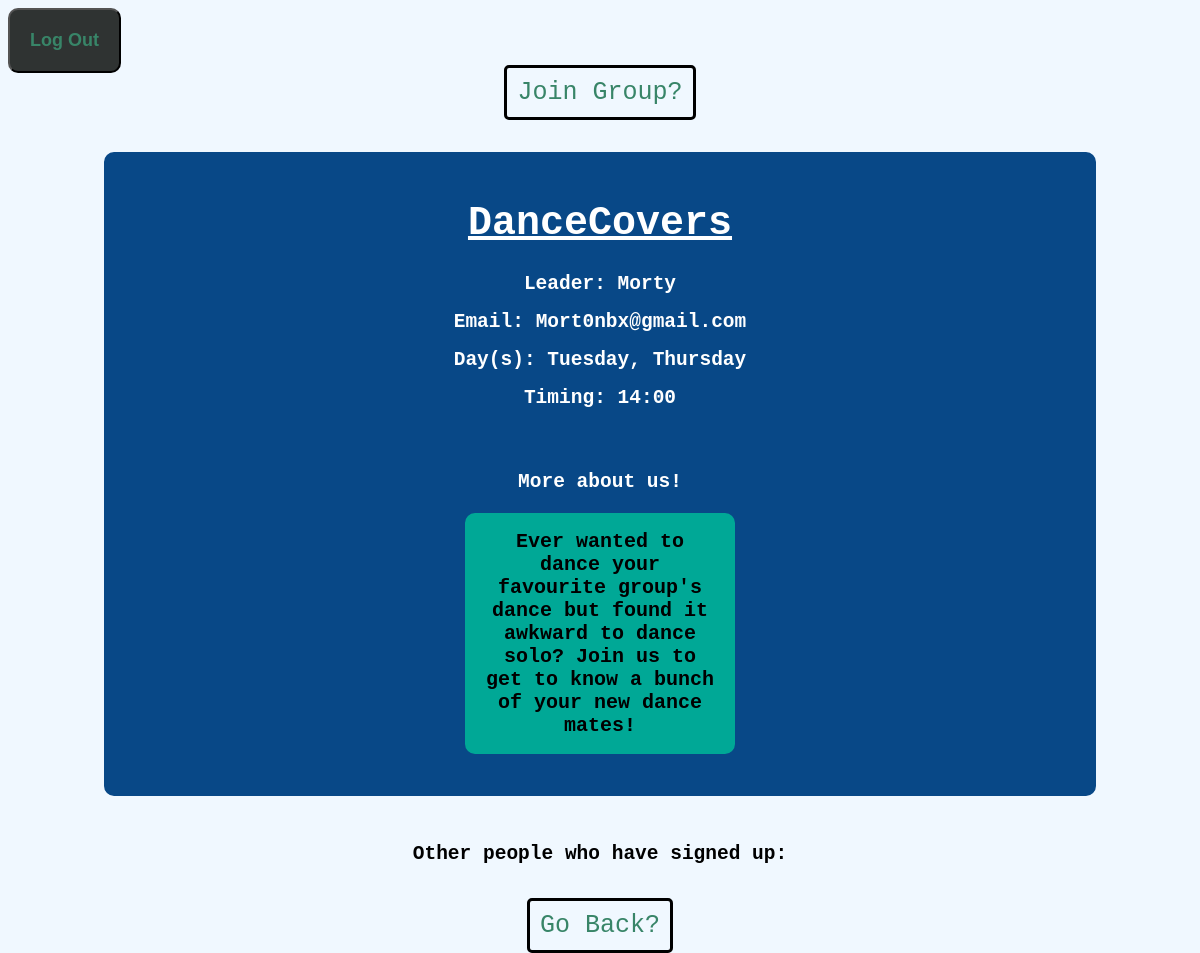
/Group/DanceCovers, run on the app's committed database.
### tables this page shows
CREATE TABLE "Groups" (
	`GroupID`	INTEGER UNIQUE,
	`Name`	TEXT,
	`LeaderID`	TEXT,
	`Day`	TEXT,
	`Time`	TEXT,
	`Category`	TEXT,
	`Summary`	TEXT,
	`SignUps`	TEXT,
	PRIMARY KEY(`GroupID`)
);

CREATE TABLE "Students" (
	`ID`	INTEGER UNIQUE,
	`Name`	TEXT,
	`Email`	TEXT,
	`Password`	TEXT,
	`Phone`	TEXT,
	PRIMARY KEY(`ID`)
);

### app.py (the view)
@app.route('/Group/<name>')
def showInfo(name):
    info['currentGrp'] = name
    daysD = {'M':"Monday",'T':'Tuesday','W':'Wednesday','Th':'Thursday','F':'Friday'}
    days = ''
    db = sqlite3.connect('database.db')
    filt = "%" + name + "%" # To deal with annoying group names, presume someone is not going to create a group with a near exact replica of another's name
    cursor = db.execute('Select * from Groups where Name like ?', (filt,))
    lst = cursor.fetchone()
    gName = lst[1]
    time = lst[4]
    cat = lst[5]
    summary = lst[6]
    day = lst[3].split(',')
    for item in day:
        days += daysD[item]
        days += ', '
    lID = lst[2]
    cursor = db.execute('Select Name,Email from Students where ID like ?', (lID,))
    sID = cursor.fetchone()
    db.close()
    if len(info['currentUser']) == 2: # to ensure its a logged in User
        current = info['currentUser'][1]
    else:
        current = "None"
    return render_template('group.html', name=name, days=days[:-2], timing = time, summary = summary, leader = sID[0], email = sID[1], curr=current, signUp = lst[7])

### templates/group.html (shortened to what this page needs)
<!DOCTYPE html>
<html>
<head>
	<link rel="stylesheet"
	href='../static/style.css'>
</head>
<body>
	<button class='logout'><a href='/LogOut'> Log Out </a></button>
	{% if curr == leader %}
		<a href='/Update' class = 'return'>Update Group Information?</a>
	{% else %}
		{% if curr in signUp %}
			<a href='/leave' class='return'>Leave Group?</a>
		{% else %}
			<a href='/Join' class = 'return'>Join Group?</a>
		{% endif %}
	{% endif %}
	<br></br>
	<br></br>
	<div class = 'grp'>
		<h1><u>{{ name }}</u></h1>
		<h2> Leader: {{ leader }} </h2>
		<h2> Email: {{ email }}
		<h2> Day(s): {{ days }}</h2>
		<h2> Timing: {{ timing }}</h2>
		<br></br>
		<h2> More about us! </h2>
		<h3 class='info'> {{ summary }} </h3>
	</div>
	<br></br>
	<h2> Other people who have signed up: {{ signUp }} </h2>
	<a href='/Find' class='return'>Go Back?</a>
</body>
</html>

### static/style.css (style rules this page uses)
h1 { text-align:center; font-size: 40px; }
body { background-color: aliceblue; font-family:monospace; text-align: center; }
button { padding: 20px; border-radius: 10px; font-size: 50px; background-color: rgb(47, 51, 50); color:rgb(56, 133, 104); display: block; margin-right: auto; margin-left: auto; margin-bottom: 80px; }
a { text-decoration:none; color:rgb(56, 133, 104); }
h3 { border: 3px solid navy; border-radius: 7px; width: 25%; font-size: 25px; margin-right: auto; margin-left: auto; }
.info { font-weight: light; font-size: 20px; padding: 15px; background-color: #00A896; color: black; border: 2px solid #00A896; border-radius: 10px; }
.grp { display: block; width: 80%; background-color: #084887; text-align:center; margin:0 auto; padding: 20px; color: white; border: 2px solid #084887; border-radius: 10px; }
.return { font-size: 25px; padding: 10px; border: 3px solid black; border-radius: 5px; margin: 10px; }
.logout { font-size: 18px; font-weight: bold; margin-left: 0px; margin-bottom: 5px; }

### data on the page
Groups: Name "DanceCovers", Time "14:00", Summary "Ever wanted to dance your favourite group's dance but found it awkward to dance solo? Join us to get to know a bunch of your new dance mates!"
Students: Name "Morty", Email "Mort0nbx@gmail.com"

### other printed values
{{ days }} "Tuesday, Thursday"
